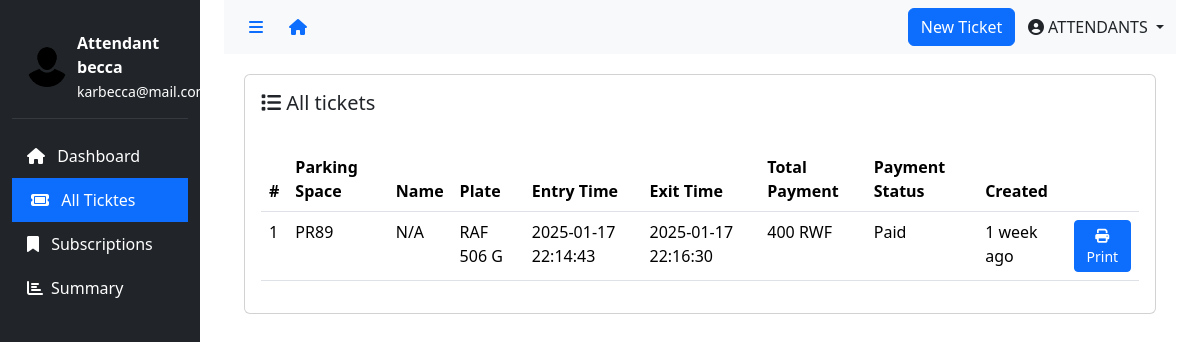
The page /dashboard/att-tickets/ (signed in) on the database its author committed.
### app/models.py (models this page shows, shortened)
class User(AbstractUser):
    class Role(models.TextChoices):
        ATTENDANTS = "ATTENDANTS", "Attendants"
        ADMIN = "ADMIN", "Admin"
        CLIENT = "CLIENT", "Client"
    role = models.CharField(
        max_length=50,
        choices=Role.choices,
        default=Role.CLIENT  # Set default role to CLIENT
    )
    phone_number = models.CharField(
        validators=[phone_regex],
        max_length=10,
        unique=True,
        null=True
    )
    groups = models.ManyToManyField(
        'auth.Group',
        related_name='users',
        blank=True,
        help_text='The groups this user belongs to.'
    )
    user_permissions = models.ManyToManyField(
        'auth.Permission',
        related_name='users',
        blank=True,
        help_text='Specific permissions for this user.'
    )

class Ticket(models.Model):
    parking_space = models.ForeignKey(ParkingSpace, on_delete=models.PROTECT)
    name = models.CharField(max_length=255, null=True, blank=True)  # Made nullable
    plate = models.CharField(validators=[plate_regex], max_length=9)
    entry_time = models.DateTimeField(default=timezone.now)
    exit_time = models.DateTimeField(null=True, blank=True)
    total_payment = models.IntegerField(default=0)  # Ensure this is callable
    payment_status = models.BooleanField(max_length=50, default=False)
    parking_attendee = models.ForeignKey(User, on_delete=models.SET_NULL, null=True)
    created_at = models.DateTimeField(auto_now_add=True)
    updated_at = models.DateTimeField(null=True, blank=True)

class ParkingSpace(models.Model):
    parking_lot = models.ForeignKey('ParkingLot', on_delete=models.PROTECT, related_name='parking_spaces')
    subscription = models.ForeignKey('Subscription', on_delete=models.SET_NULL, null=True, blank=True)
    space_code = models.CharField(max_length=6, unique=True)
    type = models.CharField(max_length=20, choices=SPACE_TYPE_CHOICES, default='REGULAR')
    status = models.BooleanField(default=False)
    created_at = models.DateTimeField(auto_now_add=True)

### app/views.py (the view)
# urls.py: path('dashboard/att-tickets/', views.att_tickets, name='att_tickets'),
@login_required
@attendants_required
def att_tickets(request):
    tickets = Ticket.objects.filter(parking_attendee=request.user)
    parking_spaces = get_user_parking_spaces(request.user)
    return render(
        request,
        'dashboard/atttickets.html',
        {
            'tickets': tickets,
            'active_menu': 'tickets',
            'parking_spaces': parking_spaces,
        }
    )

### app/views.py (called while the page is built)
def get_user_parking_spaces(user):
    parking_lots = ParkingLot.objects.filter(
        Q(manager_1=user) | Q(manager_2=user)
    )
    return ParkingSpace.objects.filter(parking_lot__in=parking_lots, status=False)

### app/templates/app/dashboard/atttickets.html (shortened to what this page needs)
{% extends 'dashboard/base.html' %}
{% load humanize %}
{% block content %}
    <div class="content">
        <div class="card">
            <div class="card-body">
    <div class="d-flex justify-content-between align-items-center">
        <h5 class="card-title"><i class="fas fa-list"></i> All tickets</h5>
    </div>
<br>
              <div class="table-responsive">
                <table class="table" id="activityTable">
                    <thead>
                        <tr>
                            <th>#</th>
                            <th>Parking Space</th>
                            <th>Name</th>
                            <th>Plate</th>
                            <th>Entry Time</th>
                            <th>Exit Time</th>
                            <th>Total Payment</th>
                            <th>Payment Status</th>
                            <th>Created</th>
                            <th></th>
                        </tr>
                      </thead>
                      <tbody>
                        {% for ticket in tickets %}
                        <tr>
                            <td>{{ forloop.counter }}</td>
                            <td>{{ ticket.parking_space.space_code }}</td>
                            <td>{{ ticket.name|default:"N/A" }}</td>
                            <td>{{ ticket.plate }}</td>
                            <td>{{ ticket.entry_time|date:"Y-m-d H:i:s" }}</td>
                            <td>{{ ticket.exit_time|date:"Y-m-d H:i:s"|default:"N/A" }}</td>
                            <td>{{ ticket.total_payment }} RWF</td>
                            <td>{{ ticket.payment_status|yesno:"Paid,Not Yet" }}</td>
                            <td>{{ ticket.created_at|naturaltime }}</td>
                            {% if not ticket.exit_time %}
                            <td>
                                <a href="{% url 'end_ticket' ticket.id %}" class="btn btn-warning btn-sm">
                                    End Ticket
                                </a>
                            </td>
                            {% elif not ticket.payment_status %}
                            <td>
                                <a href="{% url 'change_payment_status' ticket.id %}" class="btn btn-success btn-sm">
                                    <i class="fas fa-circle-check"></i> Change to Paid
                                </a>
                            </td>
                            {% elif ticket.payment_status %}
                            <td>
                                <a href="{% url 'print_receipt' ticket.id %}" class="btn btn-primary btn-sm">
                                    <i class="fas fa-print"></i> Print
                                </a>
                            </td>
                            {% else %}
                            <td></td>
                            {% endif %}
                        </tr>
                        {% empty %}
                        <tr>
                            <td colspan="10" class="text-center">No tickets found.</td>
                        </tr>
                        {% endfor %}
                    </tbody>
                </table>
              </div>
            </div>
          </div>
    </div>
{% endblock %}

### app/templates/app/dashboard/includes/attendant-sidebar.html (shortened to what this page needs)
{% load static %}
<div class="col-md-3 col-lg-2 d-md-block sidebar" id="sidebar">
  <div class="position-sticky pt-3">
    <div class="user-info d-flex align-items-center">
      <img src="{% static 'img/pngwing.com.png' %}" alt="User" class="rounded-circle" />
      <div>
        <div class="fw-bold">Attendant</div>
        <div class="fw-bold">{{ user.username }}</div>
        <small>{{ user.email }}</small>
      </div>
    </div>
    <ul class="nav flex-column">
      <li class="nav-item">
        <a class="sidebar-link {% if active_menu == 'dashboard' %}active{% endif %}"href="{% url 'dashboard' %}" data-page="dashboard">
          <i class="fas fa-home me-2"></i> Dashboard
        </a>
      </li>
      <li class="nav-item">
        <a class="sidebar-link {% if active_menu == 'tickets' %}active{% endif %}" href="{% url 'att_tickets' %}" data-page="settings">
          <i class="fas fa-ticket me-2"></i> All Ticktes
        </a>
      </li>
      <li class="nav-item">
        <a class="sidebar-link {% if active_menu == 'subscription' %}active{% endif %}" href="{% url 'subscribed_parking_spaces' %}" data-page="settings">
          <i class="fas fa-bookmark me-2"></i> Subscriptions
        </a>
      </li>
      <li class="nav-item">
        <a class="sidebar-link {% if active_menu == 'summary' %}active{% endif %}" href="{% url 'att_summary' %}" data-page="settings">
          <i class="fas fa-chart-bar me-2"></i>Summary
        </a>
      </li>
    </ul>
  </div>
</div>

### app/templates/app/dashboard/includes/nav.html (shortened to what this page needs)
<nav class="navbar navbar-expand-lg navbar-light bg-light">
  <div class="container-fluid d-flex align-items-center">
    <div class="d-flex align-items-center">
      <button class="btn btn-link" id="sidebarToggle">
        <i class="fas fa-bars"></i>
      </button>
      <a href="/" class="btn btn-link">
        <i class="fas fa-house"></i>
      </a>
    </div>
    <div class="ms-auto d-flex align-items-center">
      {% if request.user.role == "ATTENDANTS" %}
        <button class="btn btn-primary" data-bs-toggle="modal" data-bs-target="#newTicketModal">New Ticket</button>&nbsp;&nbsp;&nbsp;
      {% elif request.user.role == "CLIENT" %}
        <button class="btn btn-primary" data-bs-toggle="modal" data-bs-target="#subscriptionModal">My Subscription</button>&nbsp;&nbsp;&nbsp;
      {% endif %}
      <div class="dropdown">
        <a class="nav-link dropdown-toggle" href="#" role="button" data-bs-toggle="dropdown">
          <i class="fas fa-user-circle"></i> {{ user.role }}
        </a>
      </div>
    </div>
  </div>
</nav>

### app/templates/app/dashboard/base.html (style rules this page uses)
.sidebar { min-height: 100vh; background: #212529; transition: all 0.3s; }
.sidebar-link { color: #fff; text-decoration: none; padding: 10px 15px; display: block; transition: all 0.3s; }
.sidebar-link:hover, .sidebar-link.active { background: #343a40; color: #fff; border-left: 4px solid #0d6efd; }
.sidebar-link.active { background: #0d6efd; }
.content { padding: 20px; }
#sidebarToggle { cursor: pointer; }
.user-info { color: white; padding: 15px; border-bottom: 1px solid #343a40; margin-bottom: 15px; }
.user-info img { width: 40px; height: 40px; margin-right: 10px; }

### rows shown on the page
User: username "becca", email "karbecca@mail.com", role "ATTENDANTS"
Ticket: parking_space.space_code "PR89", name "N/A", plate "RAF 506 G", entry_time "2025-01-17 22:14:43", exit_time "2025-01-17 22:16:30", total_payment "400", payment_status "Paid", created_at "1 week ago", shows "Print"
